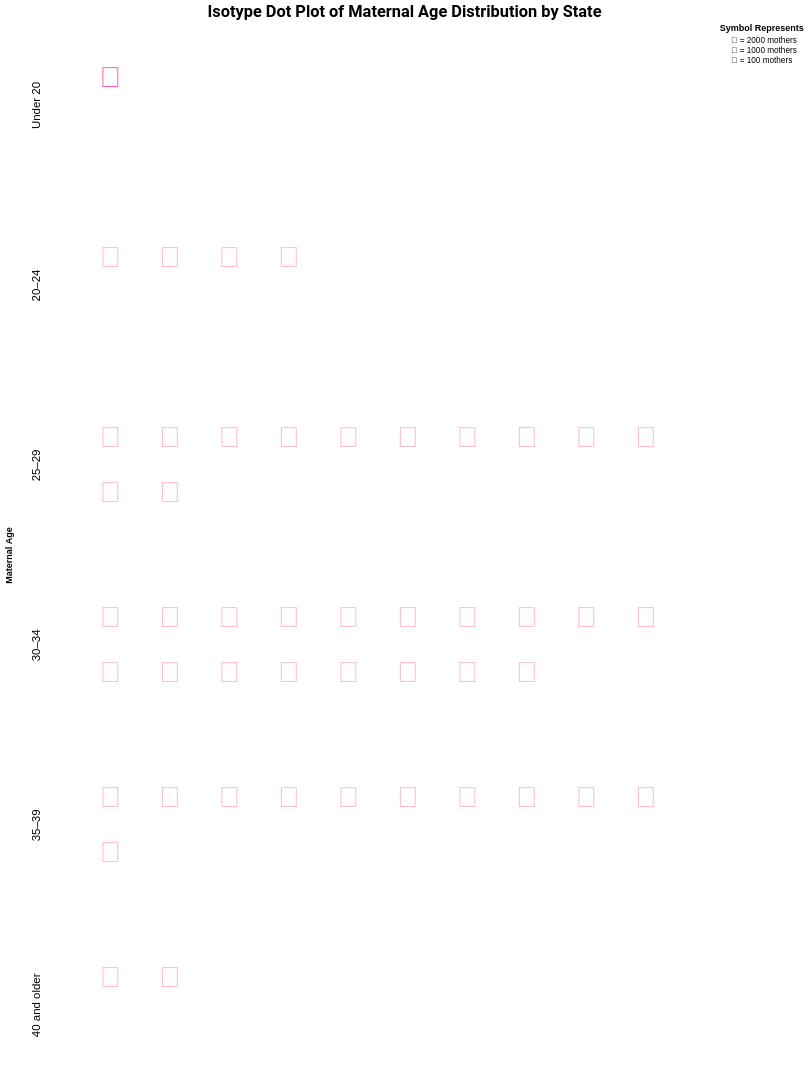

Specify this chart in Vega-Lite:
### Vega-Lite specification from a JSON file in a GitHub repository (floating-point values rounded to 4 significant figures)
{"$schema": "https://vega.github.io/schema/vega-lite/v5.json", "title": {"text": "Isotype Dot Plot of Maternal Age Distribution by State", "fontSize": 20, "font": "Roboto", "anchor": "middle", "color": "black"}, "config": {"view": {"stroke": ""}}, "width": 800, "height": 200, "data": {"values": [{"Maternal_age": "Under 20", "State": "NSW", "Number": 1357}, {"Maternal_age": "Under 20", "State": "Vic", "Number": 684}, {"Maternal_age": "Under 20", "State": "Qld", "Number": 1482}, {"Maternal_age": "Under 20", "State": "WA", "Number": 595}, {"Maternal_age": "Under 20", "State": "SA", "Number": 286}, {"Maternal_age": "Under 20", "State": "Tas", "Number": 111}, {"Maternal_age": "Under 20", "State": "ACT", "Number": 53}, {"Maternal_age": "Under 20", "State": "NT", "Number": 201}, {"Maternal_age": "20–24", "State": "NSW", "Number": 8897}, {"Maternal_age": "20–24", "State": "Vic", "Number": 5380}, {"Maternal_age": "20–24", "State": "Qld", "Number": 8178}, {"Maternal_age": "20–24", "State": "WA", "Number": 3456}, {"Maternal_age": "20–24", "State": "SA", "Number": 1932}, {"Maternal_age": "20–24", "State": "Tas", "Number": 800}, {"Maternal_age": "20–24", "State": "ACT", "Number": 386}, {"Maternal_age": "20–24", "State": "NT", "Number": 590}, {"Maternal_age": "25–29", "State": "NSW", "Number": 24142}, {"Maternal_age": "25–29", "State": "Vic", "Number": 18583}, {"Maternal_age": "25–29", "State": "Qld", "Number": 17253}, {"Maternal_age": "25–29", "State": "WA", "Number": 8595}, {"Maternal_age": "25–29", "State": "SA", "Number": 5490}, {"Maternal_age": "25–29", "State": "Tas", "Number": 1762}, {"Maternal_age": "25–29", "State": "ACT", "Number": 1476}, {"Maternal_age": "25–29", "State": "NT", "Number": 999}, {"Maternal_age": "30–34", "State": "NSW", "Number": 36755}, {"Maternal_age": "30–34", "State": "Vic", "Number": 32578}, {"Maternal_age": "30–34", "State": "Qld", "Number": 21349}, {"Maternal_age": "30–34", "State": "WA", "Number": 12834}, {"Maternal_age": "30–34", "State": "SA", "Number": 7390}, {"Maternal_age": "30–34", "State": "Tas", "Number": 2097}, {"Maternal_age": "30–34", "State": "ACT", "Number": 2562}, {"Maternal_age": "30–34", "State": "NT", "Number": 1214}, {"Maternal_age": "35–39", "State": "NSW", "Number": 22080}, {"Maternal_age": "35–39", "State": "Vic", "Number": 19384}, {"Maternal_age": "35–39", "State": "Qld", "Number": 11757}, {"Maternal_age": "35–39", "State": "WA", "Number": 7284}, {"Maternal_age": "35–39", "State": "SA", "Number": 4001}, {"Maternal_age": "35–39", "State": "Tas", "Number": 1044}, {"Maternal_age": "35–39", "State": "ACT", "Number": 1563}, {"Maternal_age": "35–39", "State": "NT", "Number": 645}, {"Maternal_age": "40 and older", "State": "NSW", "Number": 4753}, {"Maternal_age": "40 and older", "State": "Vic", "Number": 4045}, {"Maternal_age": "40 and older", "State": "Qld", "Number": 2433}, {"Maternal_age": "40 and older", "State": "WA", "Number": 1437}, {"Maternal_age": "40 and older", "State": "SA", "Number": 810}, {"Maternal_age": "40 and older", "State": "Tas", "Number": 190}, {"Maternal_age": "40 and older", "State": "ACT", "Number": 312}, {"Maternal_age": "40 and older", "State": "NT", "Number": 133}]}, "transform": [{"filter": "datum.State != 'Not stated' && datum.State != 'Australia'"}, {"filter": {"selection": "StateSelector"}}, {"calculate": "(datum.Number >= 2000) ? 2000 : (datum.Number >= 1000) ? 1000 : (datum.Number >= 100) ? 100 : (datum.Number >= 10) ? 10 : 1", "as": "scalingFactor"}, {"calculate": "ceil(datum.Number / datum.scalingFactor)", "as": "symbolCount"}, {"calculate": "sequence(1, datum.symbolCount, 1)", "as": "symbolArray"}, {"flatten": ["symbolArray"]}, {"calculate": "datum.symbolArray - 1", "as": "symbolIndex"}, {"calculate": "datum.symbolCount < 10 ? datum.symbolIndex : datum.symbolIndex % 10", "as": "col"}, {"calculate": "datum.symbolCount < 10 ? 0 : floor(datum.symbolIndex / 10)", "as": "rowInGrid"}, {"calculate": "(datum.scalingFactor == 2000) ? '🤰' : (datum.scalingFactor == 1000) ? '👩' : (datum.scalingFactor == 100) ? '👧' : '👶'", "as": "emoji"}], "selection": {"StateSelector": {"type": "single", "fields": ["State"], "bind": {"input": "select", "options": ["NSW", "Vic", "Qld", "WA", "SA", "Tas", "ACT", "NT"], "name": "Select a State: "}, "init": {"State": "NSW"}}}, "mark": {"type": "text", "baseline": "middle", "align": "center"}, "encoding": {"row": {"field": "Maternal_age", "type": "ordinal", "header": {"title": "Maternal Age", "labelFontSize": 14, "labelPadding": 10}, "sort": ["Under 20", "20–24", "25–29", "30–34", "35–39", "40 and older"]}, "x": {"field": "col", "type": "ordinal", "axis": null, "scale": {"padding": 5}}, "y": {"field": "rowInGrid", "type": "ordinal", "axis": null, "scale": {"padding": 5}}, "text": {"field": "emoji"}, "size": {"value": 35}, "tooltip": [{"field": "Number", "type": "quantitative", "title": "Number of Mothers"}, {"field": "scalingFactor", "type": "quantitative", "title": "Each Symbol Represents"}, {"field": "Maternal_age", "type": "nominal", "title": "Maternal Age"}, {"field": "State", "type": "nominal", "title": "State"}], "color": {"field": "scalingFactor", "type": "nominal", "scale": {"domain": [2000, 1000, 100], "range": ["#FFC0CB", "#FF69B4", "#FF1493"]}, "legend": {"title": "Symbol Represents", "symbolStrokeColor": null, "symbolSize": 0, "labelExpr": "datum.label == 2000 ? '🤰 = 2000 mothers' : datum.label == 1000 ? '👩 = 1000 mothers' : '👧 = 100 mothers'"}}}}
